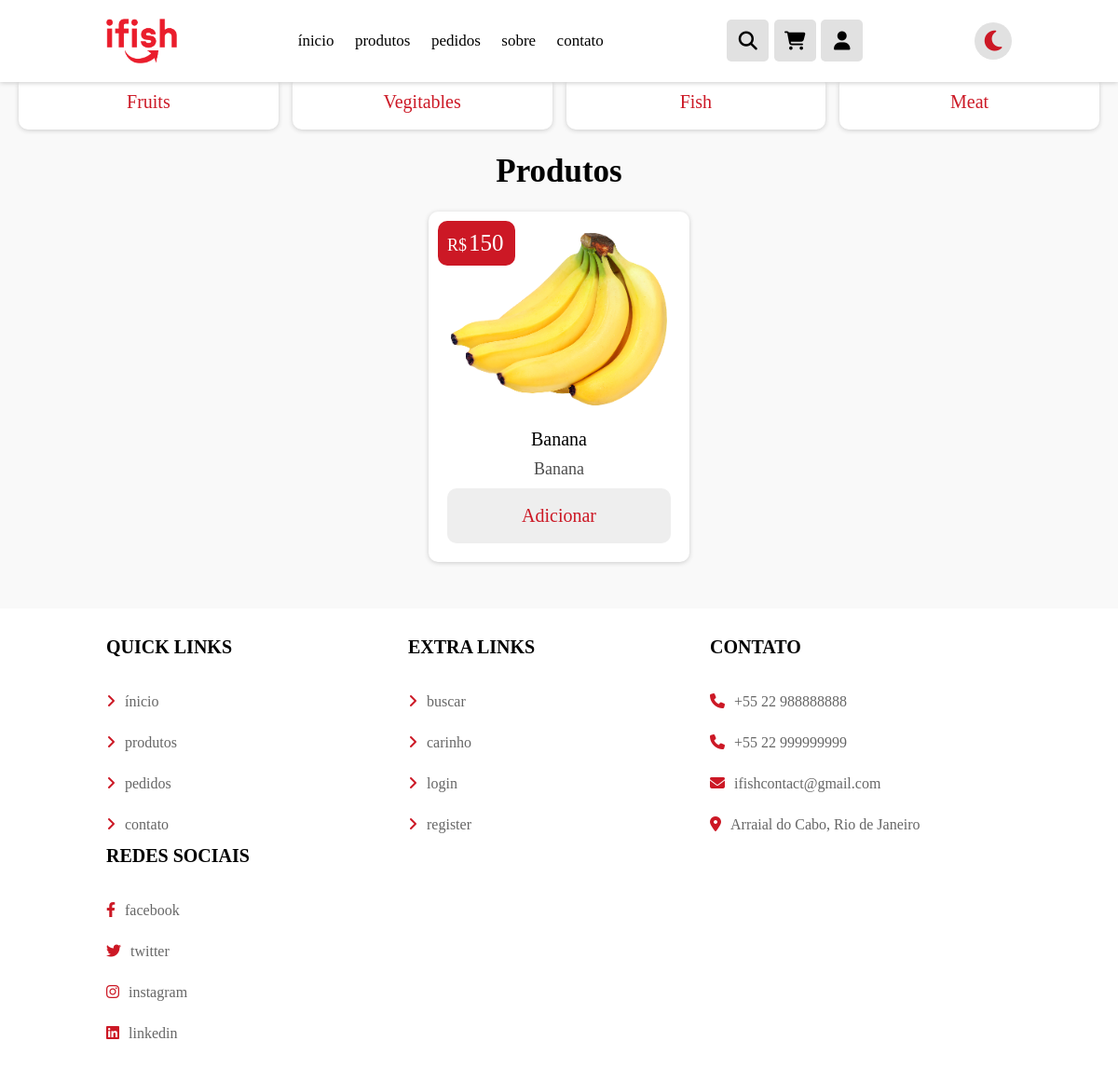
Page /produtos.php (signed in) on the earlier database version.
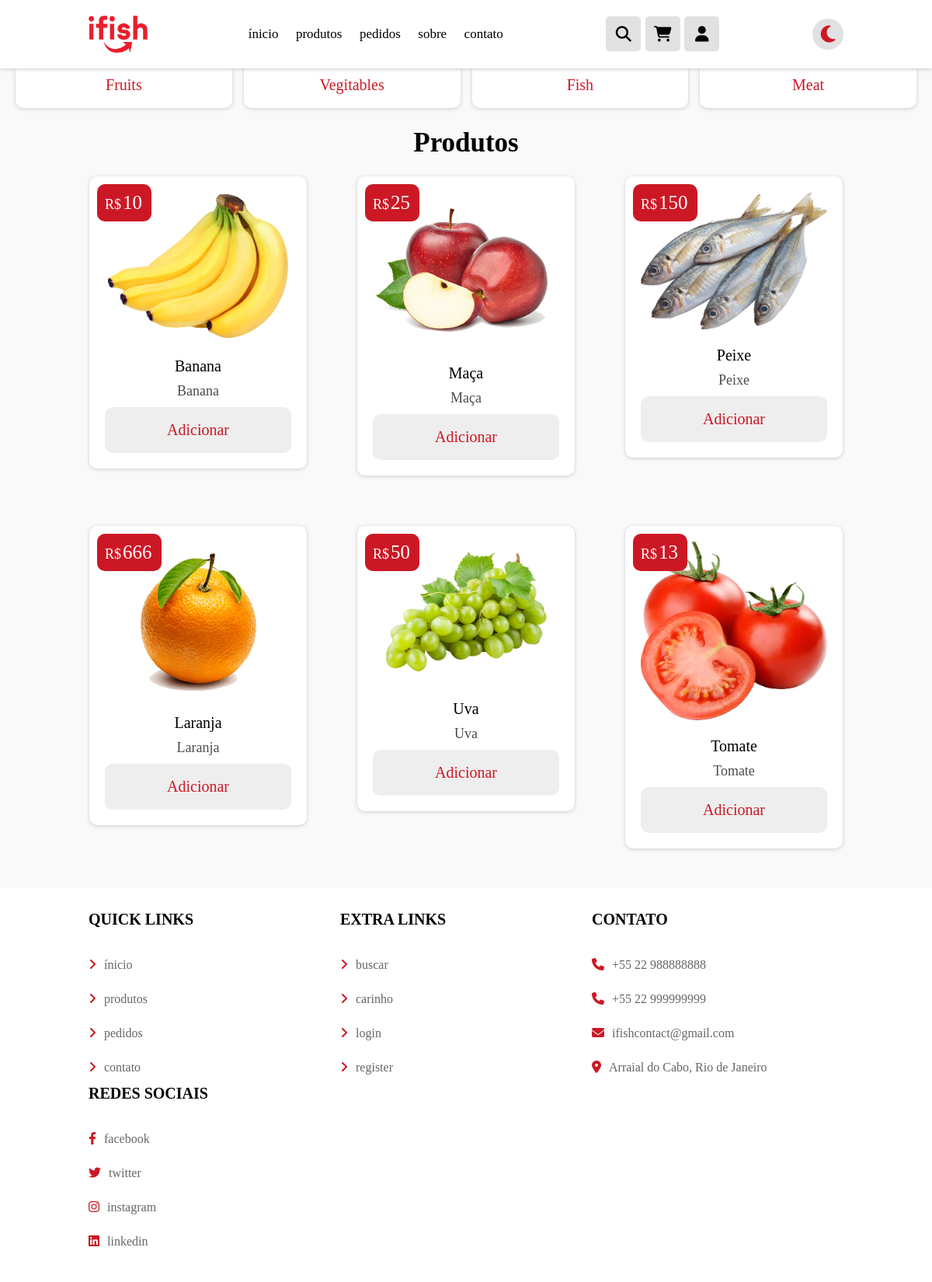
Same page on the later database version.
### tables this page shows
CREATE TABLE `produtos` (
  `id` int(100) NOT NULL,
  `nome` varchar(100) NOT NULL,
  `categoria` varchar(20) NOT NULL,
  `detalhes` varchar(500) NOT NULL,
  `preco` int(100) NOT NULL,
  `image` varchar(100) NOT NULL
);

### produtos.php (the view, shortened to what this page needs)
<!DOCTYPE html>
<html lang="pt-BR">
<head>
   <link rel="stylesheet" href="css/index.css">
   <link rel="stylesheet" href="css/header.css">
   <link rel="stylesheet" href="css/footer.css">
   <link rel="stylesheet" href="css/produtos.css">
   <link rel="stylesheet" href="https://cdnjs.cloudflare.com/ajax/libs/font-awesome/6.2.0/css/all.min.css" />
</head>
<body class="body">
   <?php include 'header.php'; ?>
   <section class="p-category">
      <a href="categoria.php?categoria=fruits">fruits</a>
      <a href="categoria.php?categoria=vegitables">vegitables</a>
      <a href="categoria.php?categoria=fish">fish</a>
      <a href="categoria.php?categoria=meat">meat</a>
   </section>
   <section class="produtos">
      <h1 class="titulo">produtos</h1>
      <div class="box-container">
         <?php
         $select_products = $conn->prepare("SELECT * FROM `produtos`");
         $select_products->execute();
         if ($select_products->rowCount() > 0) {
            while ($fetch_products = $select_products->fetch(PDO::FETCH_ASSOC)) {
         ?>
               <div class="card-produtos">
                  <form action="" class="box" method="POST">
                     <div class="preco">R$<span><?= $fetch_products['preco']; ?></span></div>
                     <img src="uploaded_img/<?= $fetch_products['image']; ?>" alt="">
                     <div class="nome"><?= $fetch_products['nome']; ?></div>
                     <div class="detalhes"><?= $fetch_products['detalhes']; ?></div>
                     <input type="submit" value="Adicionar" class="btn" name="adicionar_carrinho">
                  </form>
               </div>
         <?php
            }
         } else {
            echo '<p class="empty">no products added yet!</p>';
         }
         ?>
      </div>
   </section>
   <?php include 'footer.php'; ?>
</body>
</html>

Differences in the rows shown:
changed produtos "Banana": preco "150" → "10"
added produtos: preco "25", image (picture), nome "Maça", detalhes "Maça"
added produtos: preco "150", image (picture), nome "Peixe", detalhes "Peixe"
added produtos: preco "666", image (picture), nome "Laranja", detalhes "Laranja"
added produtos: preco "50", image (picture), nome "Uva", detalhes "Uva"
added produtos: preco "13", image (picture), nome "Tomate", detalhes "Tomate"
